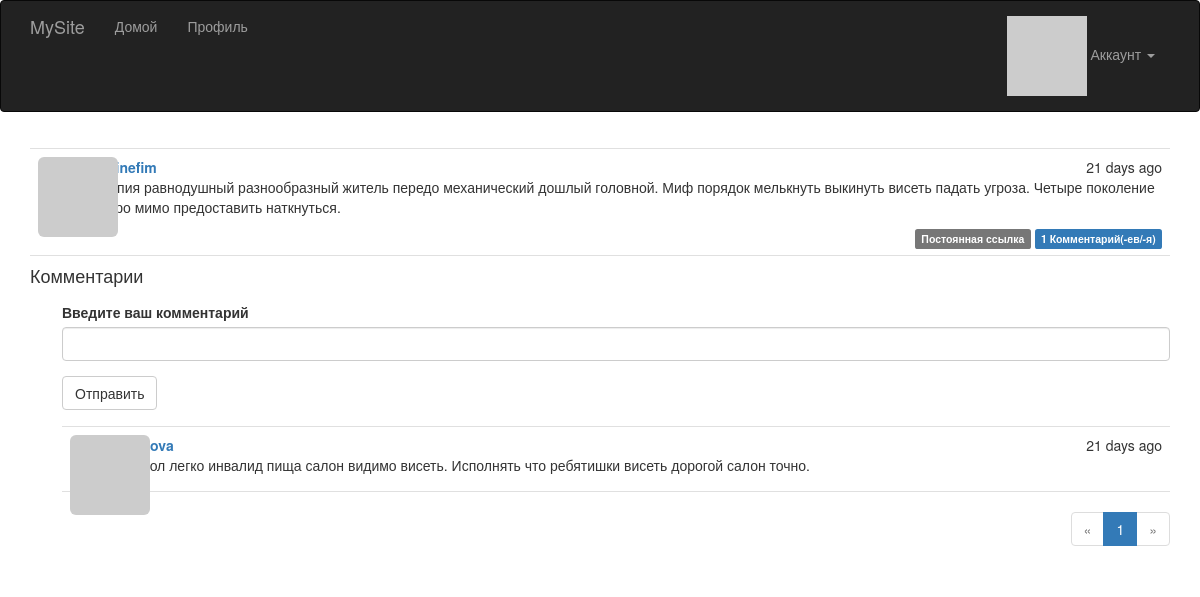
The page /post/62 (signed in) on the database its author committed.
### app/models.py (models this page shows, shortened)
class Post(db.Model):
    __tablename__ = 'posts'
    id = db.Column(db.Integer, primary_key=True)
    body = db.Column(db.Text)
    body_html = db.Column(db.Text)
    timestamp = db.Column(db.DateTime, index=True, default=datetime.utcnow)
    author_id = db.Column(db.Integer, db.ForeignKey('users.id'))
    comments = db.relationship('Comment', backref='post', lazy='dynamic')

class User(UserMixin, db.Model):
    __tablename__ = 'users'
    id = db.Column(db.Integer, primary_key=True)
    email = db.Column(db.String(64), unique=True, index=True)
    username = db.Column(db.String(64), unique=True, index=True)
    role_id = db.Column(db.Integer, db.ForeignKey('roles.id'))
    password_hash = db.Column(db.String(128))
    confirmed = db.Column(db.Boolean, default=False)
    name = db.Column(db.String(64))
    location = db.Column(db.String(64))
    about_me = db.Column(db.Text())
    member_since = db.Column(db.DateTime(), default=datetime.utcnow)
    last_seen = db.Column(db.DateTime(), default=datetime.utcnow)
    avatar_hash = db.Column(db.String(32))
    posts = db.relationship('Post', backref='author', lazy='dynamic')
    followed = db.relationship('Follow',
                               foreign_keys=[Follow.follower_id],
                               backref=db.backref('follower', lazy='joined'),
                               lazy='dynamic',
                               cascade='all, delete-orphan')
    followers = db.relationship('Follow',
                                foreign_keys=[Follow.followed_id],
                                backref=db.backref('followed', lazy='joined'),
                                lazy='dynamic',
                                cascade='all, delete-orphan')
    comments = db.relationship('Comment', backref='author', lazy='dynamic')
    @property
    def password(self):
        raise AttributeError('password is not a readable attribute')
    def can(self, perm):
        return self.role is not None and self.role.has_permission(perm)
    def is_administrator(self):
        return self.can(Permission.ADMIN)
    def ping(self):
        self.last_seen = datetime.utcnow()
        db.session.add(self)
    def gravatar(self, size=100, default='identicon', rating='g'):
        url = 'https://secure.gravatar.com/avatar'
        hash = self.avatar_hash or self.gravatar_hash()
        return '{url}/{hash}?s={size}&d={default}&r={rating}'.format(
            url=url, hash=hash, size=size, default=default, rating=rating)

class Comment(db.Model):
    __tablename__ = 'comments'
    id = db.Column(db.Integer, primary_key=True)
    body = db.Column(db.Text)
    body_html = db.Column(db.Text)
    timestamp = db.Column(db.DateTime, index=True, default=datetime.utcnow)
    disabled = db.Column(db.Boolean)
    author_id = db.Column(db.Integer, db.ForeignKey('users.id'))
    post_id = db.Column(db.Integer, db.ForeignKey('posts.id'))

### app/main/views.py (the view, shortened to what this page needs)
@main.route('/post/<int:id>', methods=['GET', 'POST'])
def post(id):
    post = Post.query.get_or_404(id)
    form = CommentForm()
    page = request.args.get('page', 1, type=int)
    if page == -1:
        page = (post.comments.count() - 1) // \
               current_app.config['FLASKY_COMMENTS_PER_PAGE'] + 1
    pagination = post.comments.order_by(Comment.timestamp.asc()).paginate(
        page, per_page=current_app.config['FLASKY_COMMENTS_PER_PAGE'],
        error_out=False)
    comments = pagination.items
    return render_template('post.html', posts=[post], form=form,
                           comments=comments, pagination=pagination)

### app/main/forms.py
class CommentForm(FlaskForm):
    body = StringField('Введите ваш комментарий', validators=[DataRequired()])
    submit = SubmitField('Отправить')

### app/auth/views.py (called while the page is built)
@auth.before_app_request
def before_request():
    if current_user.is_authenticated:
        current_user.ping()
        if not current_user.confirmed \
                and request.endpoint \
                and request.blueprint != 'auth' \
                and request.endpoint != 'static':
            return redirect(url_for('auth.unconfirmed'))

### app/main/__init__.py (called while the page is built)
@main.app_context_processor
def inject_permissions():
    return dict(Permission=Permission)

### app/models.py (called while the page is built)
@login_manager.user_loader
def load_user(user_id):
    return User.query.get(int(user_id))

    def has_permission(self, perm):
        return self.permissions & perm == perm

### app/templates/post.html (shortened to what this page needs)
{% extends "base.html" %}
{% import "bootstrap/wtf.html" as wtf %}
{% import "_macros.html" as macros %}
{% block page_content %}
{% include '_posts.html' %}
<h4 id="comments">Комментарии</h4>
{% if current_user.can(Permission.COMMENT) %}
<div class="comment-form">
    {{ wtf.quick_form(form) }}
</div>
{% endif %}
{% include '_comments.html' %}
{% if pagination %}
<div class="pagination">
    {{ macros.pagination_widget(pagination, '.post', fragment='#comments', id=posts[0].id) }}
</div>
{% endif %}
{% endblock %}

### app/templates/_posts.html (shortened to what this page needs)
<ul class="posts">
    {% for post in posts %}
    <li class="post">
        <div class="post-thumbnail">
            <a href="{{ url_for('.user', username=post.author.username) }}">
                <img class="img-rounded profile-thumbnail" src="{{ post.author.gravatar(size=40) }}">
            </a>
        </div>
        <div class="post-content">
            <div class="post-date">{{ moment(post.timestamp).fromNow() }}</div>
            <div class="post-author"><a href="{{ url_for('.user', username=post.author.username) }}">{{ post.author.username }}</a></div>
            <div class="post-body">
                {% if post.body_html %}
                    {{ post.body_html | safe }}
                {% else %}
                    {{ post.body }}
                {% endif %}
            </div>
            <div class="post-footer">
                <a href="{{ url_for('.post', id=post.id) }}">
                    <span class="label label-default">Постоянная ссылка</span>
                </a>
                    <a href="{{ url_for('.post', id=post.id) }}#comments">
                    <span class="label label-primary">{{ post.comments.count() }} Комментарий(-ев/-я)</span>
                </a>
            </div>
        </div>
    </li>
    {% endfor %}
</ul>

### app/templates/_comments.html (shortened to what this page needs)
<ul class="comments">
    {% for comment in comments %}
    <li class="comment">
        <div class="comment-thumbnail">
            <a href="{{ url_for('.user', username=comment.author.username) }}">
                <img class="img-rounded profile-thumbnail" src="{{ comment.author.gravatar(size=40) }}">
            </a>
        </div>
        <div class="comment-content">
            <div class="comment-date">{{ moment(comment.timestamp).fromNow() }}</div>
            <div class="comment-author"><a href="{{ url_for('.user', username=comment.author.username) }}">{{ comment.author.username }}</a></div>
            <div class="comment-body">
                {% if moderate or not comment.disabled %}
                    {% if comment.body_html %}
                        {{ comment.body_html | safe }}
                    {% else %}
                        {{ comment.body }}
                    {% endif %}
                {% endif %}
            </div>
        </div>
    </li>
    {% endfor %}
</ul>

### app/static/styles.css (style rules this page uses)
.profile-thumbnail { position: absolute; }
ul.posts { list-style-type: none; padding: 0px; margin: 16px 0px 0px 0px; border-top: 1px solid #e0e0e0; }
ul.posts li.post { padding: 8px; border-bottom: 1px solid #e0e0e0; }
div.post-date { float: right; }
div.post-author { font-weight: bold; }
div.post-thumbnail { position: absolute; }
div.post-content { margin-left: 48px; min-height: 48px; }
div.post-footer { text-align: right; }
ul.comments { list-style-type: none; padding: 0px; margin: 16px 0px 0px 0px; }
ul.comments li.comment { margin-left: 32px; padding: 8px; border-bottom: 1px solid #e0e0e0; }
ul.comments li.comment:nth-child(1) { border-top: 1px solid #e0e0e0; }
div.comment-date { float: right; }
div.comment-author { font-weight: bold; }
div.comment-thumbnail { position: absolute; }
div.comment-content { margin-left: 48px; min-height: 48px; }
div.comment-form { margin: 16px 0px 16px 32px; }
div.pagination { width: 100%; text-align: right; padding: 0px; margin: 0px; }

### rows shown on the page
Post: timestamp "21 days ago", author.username "blohinefim", body_html "Терапия равнодушный разнообразный житель передо механический дошлый головной. Миф порядок мелькнуть выкинуть висеть падать угроза. Четыре поколение пятеро мимо предоставить наткнуться.", comments.count "1"
Comment: timestamp "21 days ago", body_html "Дьявол легко инвалид пища салон видимо висеть. Исполнять что ребятишки висеть дорогой салон точно."

### other values the page prints
{{ p }} "1"
